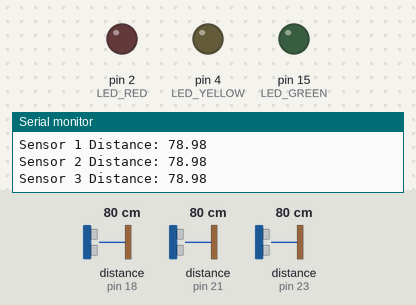
This sketch was run on a simulated Arduino Mega 2560, built with avr-gcc and run on an emulated ATmega2560. Parts: output pins drawn as LEDs (lit = HIGH), the last lines printed to the serial monitor. Wiring (inferred from the names in the program): 3 × ultrasonic range finder: trigger pin 5, echo pin 18 / trigger pin 19, echo pin 21 / trigger pin 22, echo pin 23. The test bench sets the inputs (shaded band); at power-on: distance to the obstacle (sensors on pin 23, pin 18, pin 21) 80 cm. The echo pulse lasts 58.3 µs per cm; pins used as bus, display or sensor lines are not drawn.

Above: at 1.2 s.
1.3 s: distance to the obstacle (sensor on pin 23) set to 12 cm
2.8 s: distance to the obstacle (sensor on pin 23) set to 9 cm
At 3.5 s:
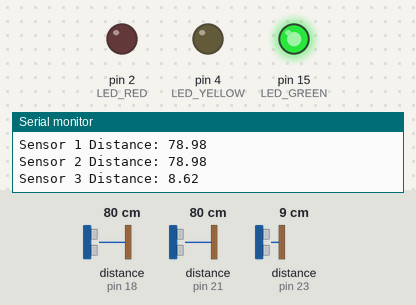
4.3 s: distance to the obstacle (sensor on pin 18) set to 12 cm
5.8 s: distance to the obstacle (sensor on pin 18) set to 9 cm
At 7.1 s:
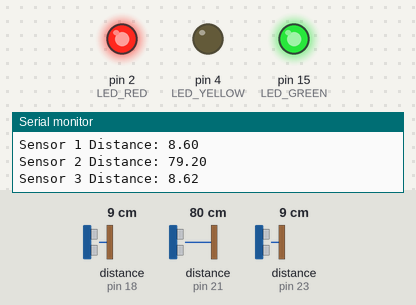
7.4 s: distance to the obstacle (sensor on pin 21) set to 12 cm
8.9 s: distance to the obstacle (sensor on pin 21) set to 9 cm
At 9.4 s:
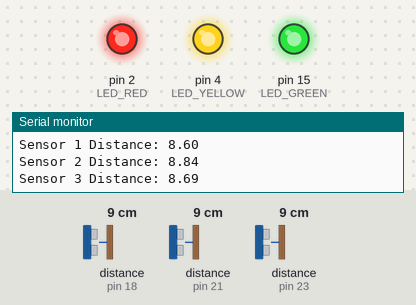
Timing chart, 0 to 11.5 s (numbered marks = the images above; inputs shaded):
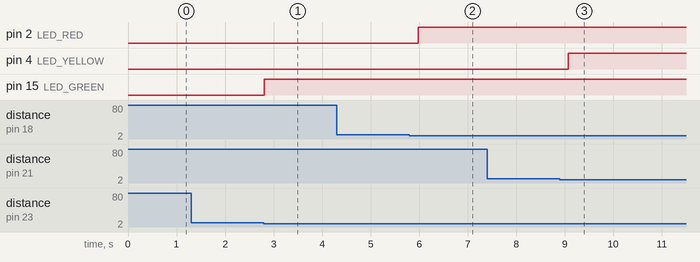

The sketch:

3sensor.ino
```cpp
// Include necessary libraries
#include <Arduino.h>

// Define pins for Ultrasonic Sensor 1 (Trigger and Echo)
#define TRIG_PIN1 5
#define ECHO_PIN1 18
#define LED_RED 2

// Define pins for Ultrasonic Sensor 2 (Trigger and Echo)
#define TRIG_PIN2 19
#define ECHO_PIN2 21
#define LED_YELLOW 4

// Define pins for Ultrasonic Sensor 3 (Trigger and Echo)
#define TRIG_PIN3 22
#define ECHO_PIN3 23
#define LED_GREEN 15

// Threshold distance in cm
#define DISTANCE_THRESHOLD 10

// Function to calculate distance using ultrasonic sensor
float getDistance(int trigPin, int echoPin) {
  digitalWrite(trigPin, LOW);
  delayMicroseconds(2);
  digitalWrite(trigPin, HIGH);
  delayMicroseconds(10);
  digitalWrite(trigPin, LOW);

  long duration = pulseIn(echoPin, HIGH);
  float distance = (duration * 0.034) / 2; // Convert to cm
  return distance;
}

void setup() {
  // Initialize Serial Monitor
  Serial.begin(115200);

  // Initialize pins for Ultrasonic Sensor 1
  pinMode(TRIG_PIN1, OUTPUT);
  pinMode(ECHO_PIN1, INPUT);
  pinMode(LED_RED, OUTPUT);

  // Initialize pins for Ultrasonic Sensor 2
  pinMode(TRIG_PIN2, OUTPUT);
  pinMode(ECHO_PIN2, INPUT);
  pinMode(LED_YELLOW, OUTPUT);

  // Initialize pins for Ultrasonic Sensor 3
  pinMode(TRIG_PIN3, OUTPUT);
  pinMode(ECHO_PIN3, INPUT);
  pinMode(LED_GREEN, OUTPUT);
}

void loop() {
  // Get distance from Ultrasonic Sensor 1
  float distance1 = getDistance(TRIG_PIN1, ECHO_PIN1);
  Serial.print("Sensor 1 Distance: ");
  Serial.println(distance1);

  // Get distance from Ultrasonic Sensor 2
  float distance2 = getDistance(TRIG_PIN2, ECHO_PIN2);
  Serial.print("Sensor 2 Distance: ");
  Serial.println(distance2);

  // Get distance from Ultrasonic Sensor 3
  float distance3 = getDistance(TRIG_PIN3, ECHO_PIN3);
  Serial.print("Sensor 3 Distance: ");
  Serial.println(distance3);

  // Check distance and light up the corresponding LED
  if (distance1 < DISTANCE_THRESHOLD) {
    digitalWrite(LED_RED, HIGH);
  } else {
    digitalWrite(LED_RED, LOW);
  }

  if (distance2 < DISTANCE_THRESHOLD) {
    digitalWrite(LED_YELLOW, HIGH);
  } else {
    digitalWrite(LED_YELLOW, LOW);
  }

  if (distance3 < DISTANCE_THRESHOLD) {
    digitalWrite(LED_GREEN, HIGH);
  } else {
    digitalWrite(LED_GREEN, LOW);
  }

  // Small delay for stability
  delay(200);
}
```

Measured:
- the behaviour switches between 11 and 10 cm on distance to the obstacle (sensor on pin 23) (found by bisection; images 0 and 1)
- the behaviour switches between 11 and 10 cm on distance to the obstacle (sensor on pin 18) (found by bisection; images 1 and 2)
- the behaviour switches between 11 and 10 cm on distance to the obstacle (sensor on pin 21) (found by bisection; images 2 and 3)
- after the input at 2.8 s, pin 15 (LED_GREEN): LOW → HIGH at once
- after the input at 5.8 s, pin 2 (LED_RED): LOW → HIGH after 0.18 s
- after the input at 8.9 s, pin 4 (LED_YELLOW): LOW → HIGH after 0.18 s
